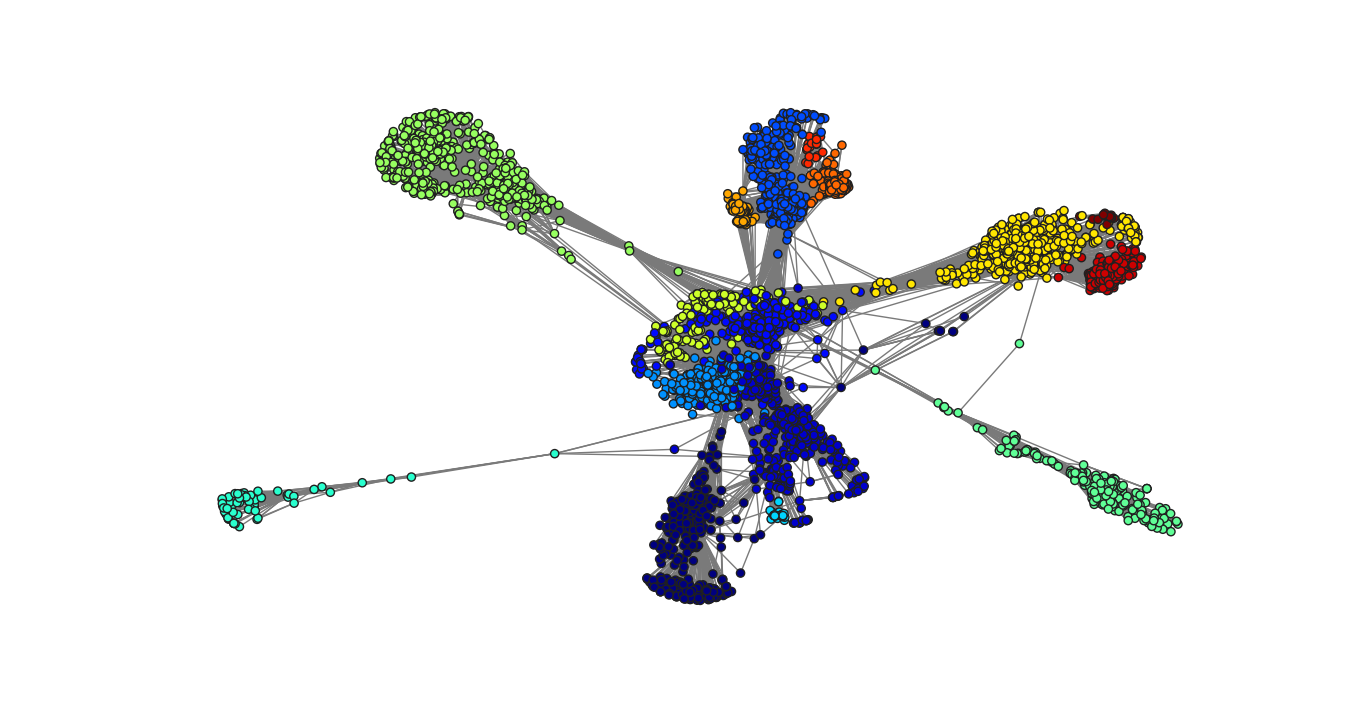

Reproduce this figure in Python.
import networkx as nx
import matplotlib.pyplot as plt
import community


G_fb = nx.read_edgelist("data/facebook_combined.txt",
						create_using = nx.Graph(),
						nodetype = int)

# Print information about graph
print(nx.info(G_fb))
# Create network layout for visualizations
spring_pos = nx.spring_layout(G_fb)
# Find best partition to identify communities
parts = community.best_partition(G_fb)
values = [parts.get(node) for node in G_fb.nodes()]
# Draw network graph
plt.axis("off")
nx.draw(G_fb, pos = spring_pos, cmap = plt.get_cmap("jet"),
		node_color = values, node_size = 35, with_labels = False)
ax = plt.gca() # to get the current axis
ax.collections[0].set_edgecolor("#202020")  # Set node's outline color
ax.collections[1].set_edgecolor("#7a7a7a")  # Set edge color
plt.show()
